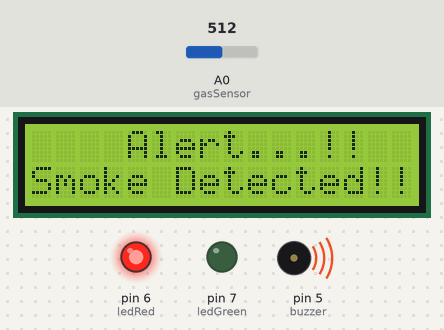
The sketch below on a simulated Arduino Uno, built with avr-gcc and run on an emulated ATmega328P. On the bench: 16×2 character LCD, output pins drawn as LEDs (lit = HIGH), buzzer (waves = sounding). The inputs (shaded band) are chosen by the test bench; at power-on: A0 (gasSensor) = 512. What the sketch prints to the serial monitor is not drawn.

Above: at 1.2 s.
1.3 s: A0 (gasSensor) set to 28
7.7 s: A0 (gasSensor) set to 22
At 10.7 s:
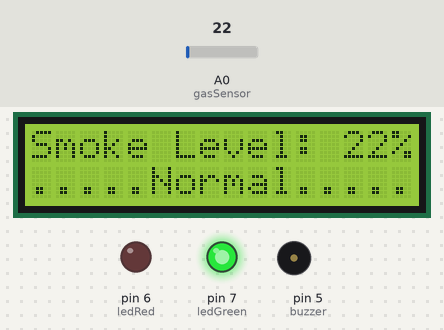
15.6 s: A0 (gasSensor) set to 0
At 19.5 s:
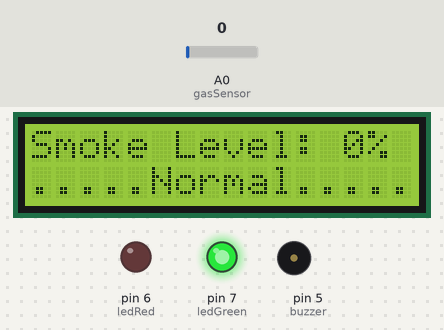
22.9 s: A0 (gasSensor) set to 35
At 25.9 s:
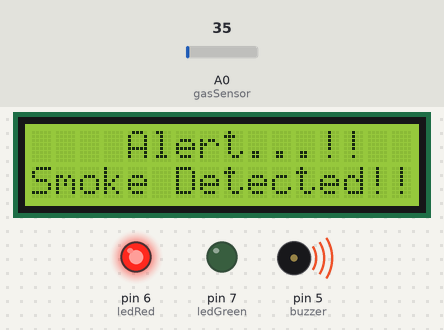
Timing chart, 0 to 27.4 s (numbered marks = the images above; inputs shaded):
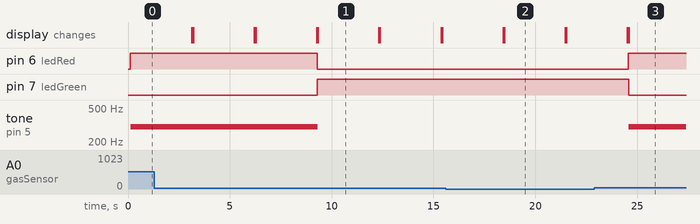

The sketch:

smoke_detection_and_fire_alarm_project.ino
```cpp
//Intelligent smoke detection fire alarm System
// mahfuz kiron

#include <LiquidCrystal_I2C.h>
#define gasSensor A0
#define ledGreen 7
#define ledRed 6
#define buzzer 5
LiquidCrystal_I2C lcd(0x27, 16, 2);
int Gas_value = 0;


void setup() {

   Serial.begin(9600);
   lcd.init();               // initialize the lcd
   lcd.backlight();

   pinMode(gasSensor, INPUT);
   pinMode(buzzer, OUTPUT);
   pinMode(ledGreen, OUTPUT);
   pinMode(ledRed, OUTPUT);
   Serial.println("Interfacing of Smoke Sensor with Arduino");
   Serial. println("Designed by mahfuz kiron");
   Serial.println();
  }


void loop() {

  Gas_value = analogRead(gasSensor);
  lcd.setCursor(0, 0);
  lcd.print("Smoke Level: ");
  lcd.print(Gas_value);
  lcd.print("%");

  lcd.setCursor(0, 1);
  lcd.print(".....Normal.....");

  Serial.println(Gas_value);


//check data from sensor if there is smoke, if will execute otherwise else will execute

  if(Gas_value >25)
  {
    lcd.clear();
    digitalWrite(ledRed, HIGH);
    lcd.print("    Alert...!!");
    lcd.setCursor(0, 1);
    lcd.print("Smoke Detected!! ");
    lcd.setCursor(0, 1);
    tone(buzzer, 300);
    digitalWrite(ledGreen,LOW);
    Serial.println("Smoke Detected . . .");
    Serial.println("    Alert...!!");
  }

  else
  {

    digitalWrite(ledGreen,HIGH);
    digitalWrite(ledRed, LOW);
    lcd.setCursor(0, 2);
    lcd.print(".....Normal.....");
    noTone(buzzer);
    Serial.println(".....Normal.....");
  }
  delay(3000);
  lcd.clear();
  }
```

Measured:
- the behaviour switches between 26 and 25 on A0 (gasSensor) (found by bisection; images 0 and 1)
- after the input at 7.7 s, pin 6 (ledRed): HIGH → LOW after 1.6 s; pin 7 (ledGreen): LOW → HIGH after 1.6 s; tone on pin 5 (buzzer): 300 Hz → silent after 1.6 s; the display: first differs from a run without the input after 1.6 s (image 1)
- after the input at 15.6 s, the display: first differs from a run without the input after 2.9 s (image 2)
- after the input at 22.9 s, pin 6 (ledRed): LOW → HIGH after 1.7 s; pin 7 (ledGreen): HIGH → LOW after 1.7 s; tone on pin 5 (buzzer): silent → 300 Hz after 1.7 s
- what the display in image 1 shows lasts 3.0 s, from 9.3 s to 12.3 s
